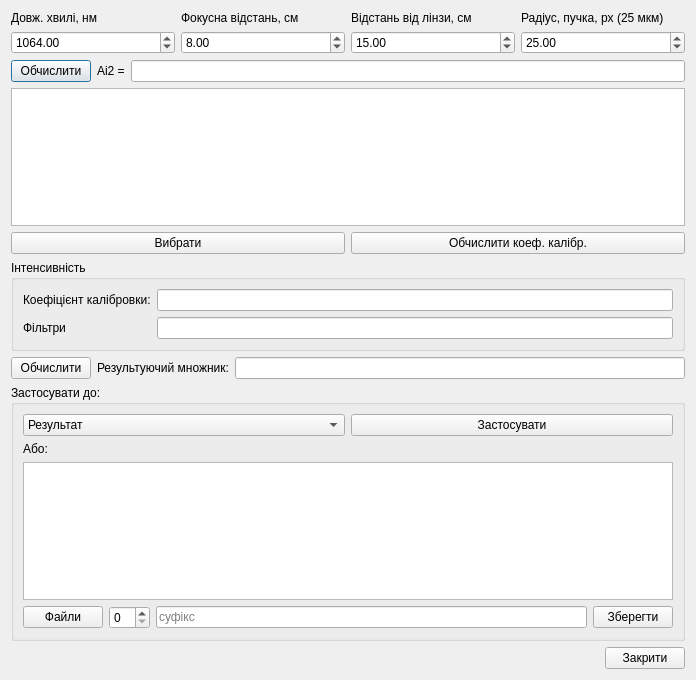
<?xml version="1.0" encoding="UTF-8"?>
<ui version="4.0">
 <class>Dialog</class>
 <widget class="QDialog" name="Dialog">
  <property name="geometry">
   <rect>
    <x>0</x>
    <y>0</y>
    <width>696</width>
    <height>680</height>
   </rect>
  </property>
  <property name="windowTitle">
   <string>intensDialog</string>
  </property>
  <layout class="QVBoxLayout" name="verticalLayout">
   <item>
    <spacer name="verticalSpacer_2">
     <property name="orientation">
      <enum>Qt::Vertical</enum>
     </property>
     <property name="sizeHint" stdset="0">
      <size>
       <width>20</width>
       <height>40</height>
      </size>
     </property>
    </spacer>
   </item>
   <item>
    <layout class="QGridLayout" name="gridLayout">
     <item row="1" column="0">
      <widget class="QDoubleSpinBox" name="length">
       <property name="minimum">
        <double>0.010000000000000</double>
       </property>
       <property name="maximum">
        <double>5000.000000000000000</double>
       </property>
       <property name="value">
        <double>1064.000000000000000</double>
       </property>
      </widget>
     </item>
     <item row="0" column="2">
      <widget class="QLabel" name="label_3">
       <property name="text">
        <string>Відстань від лінзи, см</string>
       </property>
      </widget>
     </item>
     <item row="1" column="2">
      <widget class="QDoubleSpinBox" name="Z">
       <property name="minimum">
        <double>0.010000000000000</double>
       </property>
       <property name="maximum">
        <double>1000.000000000000000</double>
       </property>
       <property name="value">
        <double>15.000000000000000</double>
       </property>
      </widget>
     </item>
     <item row="1" column="1">
      <widget class="QDoubleSpinBox" name="F">
       <property name="minimum">
        <double>0.010000000000000</double>
       </property>
       <property name="maximum">
        <double>1000.000000000000000</double>
       </property>
       <property name="value">
        <double>8.000000000000000</double>
       </property>
      </widget>
     </item>
     <item row="0" column="1">
      <widget class="QLabel" name="label_2">
       <property name="text">
        <string>Фокусна відстань, см</string>
       </property>
      </widget>
     </item>
     <item row="0" column="0">
      <widget class="QLabel" name="label">
       <property name="text">
        <string>Довж. хвилі, нм</string>
       </property>
      </widget>
     </item>
     <item row="0" column="3">
      <widget class="QLabel" name="label_5">
       <property name="text">
        <string>Радіус, пучка, px (25 мкм)</string>
       </property>
      </widget>
     </item>
     <item row="1" column="3">
      <widget class="QDoubleSpinBox" name="R">
       <property name="minimum">
        <double>0.010000000000000</double>
       </property>
       <property name="maximum">
        <double>1000.000000000000000</double>
       </property>
       <property name="value">
        <double>25.000000000000000</double>
       </property>
      </widget>
     </item>
    </layout>
   </item>
   <item>
    <layout class="QHBoxLayout" name="horizontalLayout">
     <item>
      <widget class="QPushButton" name="recalcAi2">
       <property name="text">
        <string>Обчислити</string>
       </property>
      </widget>
     </item>
     <item>
      <widget class="QLabel" name="label_4">
       <property name="text">
        <string>Ai2 =</string>
       </property>
      </widget>
     </item>
     <item>
      <widget class="QLineEdit" name="Ai2">
       <property name="readOnly">
        <bool>true</bool>
       </property>
      </widget>
     </item>
    </layout>
   </item>
   <item>
    <spacer name="verticalSpacer">
     <property name="orientation">
      <enum>Qt::Vertical</enum>
     </property>
     <property name="sizeHint" stdset="0">
      <size>
       <width>20</width>
       <height>40</height>
      </size>
     </property>
    </spacer>
   </item>
   <item>
    <widget class="QListWidget" name="namesList"/>
   </item>
   <item>
    <layout class="QHBoxLayout" name="horizontalLayout_2">
     <item>
      <widget class="QPushButton" name="file">
       <property name="text">
        <string>Вибрати</string>
       </property>
      </widget>
     </item>
     <item>
      <widget class="QPushButton" name="recalcCalibr">
       <property name="text">
        <string>Обчислити коеф. калібр.</string>
       </property>
      </widget>
     </item>
    </layout>
   </item>
   <item>
    <widget class="QGroupBox" name="groupBox_16">
     <property name="title">
      <string>Інтенсивність</string>
     </property>
     <layout class="QGridLayout" name="gridLayout_5">
      <item row="0" column="2">
       <widget class="QLineEdit" name="calibr">
        <property name="maxLength">
         <number>50</number>
        </property>
       </widget>
      </item>
      <item row="1" column="2">
       <widget class="QLineEdit" name="intensFilt"/>
      </item>
      <item row="0" column="0">
       <widget class="QLabel" name="label_9">
        <property name="text">
         <string>Коефіцієнт калібровки:</string>
        </property>
       </widget>
      </item>
      <item row="1" column="0">
       <widget class="QLabel" name="label_36">
        <property name="text">
         <string>Фільтри</string>
        </property>
       </widget>
      </item>
     </layout>
    </widget>
   </item>
   <item>
    <layout class="QHBoxLayout" name="horizontalLayout_6">
     <item>
      <widget class="QPushButton" name="recalcResult">
       <property name="text">
        <string>Обчислити</string>
       </property>
      </widget>
     </item>
     <item>
      <widget class="QLabel" name="label_7">
       <property name="text">
        <string>Результуючий множник:</string>
       </property>
      </widget>
     </item>
     <item>
      <widget class="QLineEdit" name="result"/>
     </item>
    </layout>
   </item>
   <item>
    <widget class="QGroupBox" name="groupBox">
     <property name="title">
      <string>Застосувати до:</string>
     </property>
     <layout class="QVBoxLayout" name="verticalLayout_2">
      <item>
       <layout class="QHBoxLayout" name="horizontalLayout_4">
        <item>
         <widget class="QComboBox" name="activeDataType">
          <item>
           <property name="text">
            <string>Результат</string>
           </property>
          </item>
          <item>
           <property name="text">
            <string>Зразок</string>
           </property>
          </item>
          <item>
           <property name="text">
            <string>Крос</string>
           </property>
          </item>
         </widget>
        </item>
        <item>
         <widget class="QPushButton" name="applyForActiveData">
          <property name="text">
           <string>Застосувати</string>
          </property>
         </widget>
        </item>
       </layout>
      </item>
      <item>
       <widget class="QLabel" name="label_8">
        <property name="text">
         <string>Або:</string>
        </property>
       </widget>
      </item>
      <item>
       <widget class="QListWidget" name="applyFilesList"/>
      </item>
      <item>
       <layout class="QHBoxLayout" name="horizontalLayout_3">
        <item>
         <widget class="QPushButton" name="getFilesForRecalc">
          <property name="text">
           <string>Файли</string>
          </property>
         </widget>
        </item>
        <item>
         <widget class="QSpinBox" name="xColumn"/>
        </item>
        <item>
         <widget class="QLineEdit" name="saveSuffix">
          <property name="placeholderText">
           <string>суфікс</string>
          </property>
         </widget>
        </item>
        <item>
         <widget class="QPushButton" name="applyForFiles">
          <property name="text">
           <string>Зберегти</string>
          </property>
         </widget>
        </item>
       </layout>
      </item>
     </layout>
    </widget>
   </item>
   <item alignment="Qt::AlignRight">
    <widget class="QPushButton" name="hideWindow">
     <property name="text">
      <string>Закрити</string>
     </property>
    </widget>
   </item>
  </layout>
 </widget>
 <tabstops>
  <tabstop>xColumn</tabstop>
  <tabstop>applyForFiles</tabstop>
  <tabstop>length</tabstop>
  <tabstop>F</tabstop>
  <tabstop>Z</tabstop>
  <tabstop>R</tabstop>
  <tabstop>Ai2</tabstop>
  <tabstop>namesList</tabstop>
  <tabstop>file</tabstop>
  <tabstop>recalcCalibr</tabstop>
  <tabstop>calibr</tabstop>
  <tabstop>intensFilt</tabstop>
  <tabstop>result</tabstop>
 </tabstops>
 <resources/>
 <connections/>
</ui>
